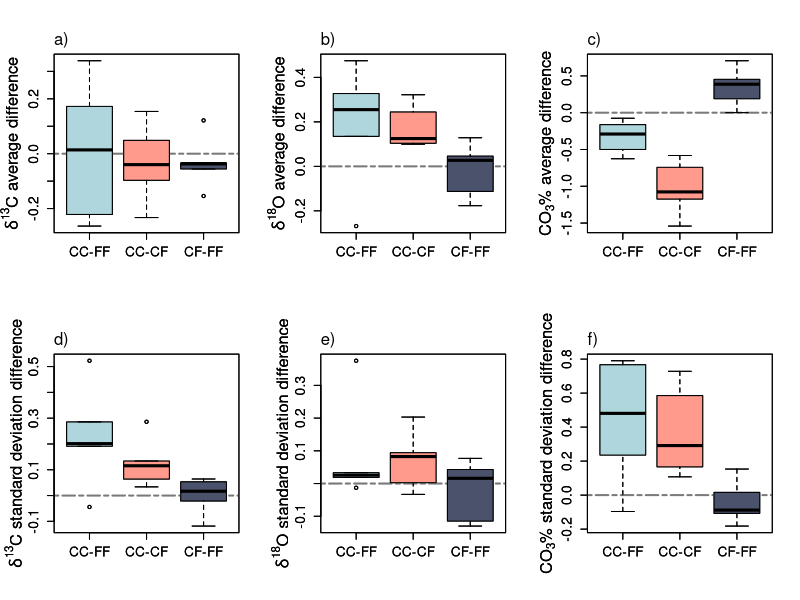

Source code (R):
library(readxl)
psdata <- read_excel("ParticleSizeExp1.xlsx")

library(tidyr)
library(dplyr)
library(data.table)

##Treated Coarse, Analyzed Coarse - Batch 1
B1.CC <- data.table(filter(psdata,Tooth=="A",Treat=="CC",Analysis=="1"))

##Treated Fine, Analyzed Fine - Batch 1
B1.FF <- data.table(filter(psdata,Tooth=="A",Treat=="FF",Analysis=="1"))

##Treated Coarse, Analyzed Fine - Batch 2
B2.CF <- data.table(filter(psdata,Tooth=="A",Treat=="CF",Analysis=="2"))

##Treated Fine, Analyzed Fine - Batch 2
B2.FF <- data.table(filter(psdata,Tooth=="A",Treat=="FF",Analysis=="2"))

##Treated Coarse, Analyzed Coarse - Batch 3
B3.CC <- data.table(filter(psdata,Tooth=="B",Treat=="CC",Analysis=="1"))

##Treated Coarse, Analyzed Fine - Batch 3
B3.CF <- data.table(filter(psdata,Tooth=="B",Treat=="CF",Analysis=="1"))


##Averages and standard deviations of triplicates
B1.CC[,"avgdc":=mean(dC),by="Tooth number"][,"avgdo":=mean(dO),by="Tooth number"][,"avgco3":=mean(CO3),by="Tooth number"][,"stdevdc":=sd(dC),by="Tooth number"][,"stdevdo":=sd(dO),by="Tooth number"][,"stdevco3":=sd(CO3),by="Tooth number"]

B1.FF[,"avgdc":=mean(dC),by="Tooth number"][,"avgdo":=mean(dO),by="Tooth number"][,"avgco3":=mean(CO3),by="Tooth number"][,"stdevdc":=sd(dC),by="Tooth number"][,"stdevdo":=sd(dO),by="Tooth number"][,"stdevco3":=sd(CO3),by="Tooth number"]

B2.CF[,"avgdc":=mean(dC),by="Tooth number"][,"avgdo":=mean(dO),by="Tooth number"][,"avgco3":=mean(CO3),by="Tooth number"][,"stdevdc":=sd(dC),by="Tooth number"][,"stdevdo":=sd(dO),by="Tooth number"][,"stdevco3":=sd(CO3),by="Tooth number"]

B2.FF[,"avgdc":=mean(dC),by="Tooth number"][,"avgdo":=mean(dO),by="Tooth number"][,"avgco3":=mean(CO3),by="Tooth number"][,"stdevdc":=sd(dC),by="Tooth number"][,"stdevdo":=sd(dO),by="Tooth number"][,"stdevco3":=sd(CO3),by="Tooth number"]

B3.CC[,"avgdc":=mean(dC),by="Tooth number"][,"avgdo":=mean(dO),by="Tooth number"][,"avgco3":=mean(CO3),by="Tooth number"][,"stdevdc":=sd(dC),by="Tooth number"][,"stdevdo":=sd(dO),by="Tooth number"][,"stdevco3":=sd(CO3),by="Tooth number"]

B3.CF[,"avgdc":=mean(dC),by="Tooth number"][,"avgdo":=mean(dO),by="Tooth number"][,"avgco3":=mean(CO3),by="Tooth number"][,"stdevdc":=sd(dC),by="Tooth number"][,"stdevdo":=sd(dO),by="Tooth number"][,"stdevco3":=sd(CO3),by="Tooth number"]


##Combine averages
avg.dc <- unique(data.table(B1.CC$`Tooth number`,B1.CC$avgdc,B1.FF$avgdc,B2.CF$avgdc,B2.FF$avgdc,
                            B3.CC$avgdc,B3.CF$avgdc))
setnames(avg.dc,c("V1","V2","V3","V4","V5","V6","V7"),
         c("Tooth","B1.CC","B1.FF","B2.CF","B2.FF","B3.CC","B3.CF"))


avg.do <- unique(data.table(B1.CC$`Tooth number`,B1.CC$avgdo,B1.FF$avgdo,B2.CF$avgdo,B2.FF$avgdo,
                            B3.CC$avgdo,B3.CF$avgdo))
setnames(avg.do,c("V1","V2","V3","V4","V5","V6","V7"),
         c("Tooth","B1.CC","B1.FF","B2.CF","B2.FF","B3.CC","B3.CF"))


avg.co3 <- unique(data.table(B1.CC$`Tooth number`,B1.CC$avgco3,B1.FF$avgco3,B2.CF$avgco3,B2.FF$avgco3,
                             B3.CC$avgco3,B3.CF$avgco3))
setnames(avg.co3,c("V1","V2","V3","V4","V5","V6","V7"),
         c("Tooth","B1.CC","B1.FF","B2.CF","B2.FF","B3.CC","B3.CF"))

##Combine standard deviations
stdev.dc <- unique(data.table(B1.CC$`Tooth number`,B1.CC$stdevdc,B1.FF$stdevdc,B2.CF$stdevdc,B2.FF$stdevdc,
                            B3.CC$stdevdc,B3.CF$stdevdc))
setnames(stdev.dc,c("V1","V2","V3","V4","V5","V6","V7"),
         c("Tooth","B1.CC","B1.FF","B2.CF","B2.FF","B3.CC","B3.CF"))


stdev.do <- unique(data.table(B1.CC$`Tooth number`,B1.CC$stdevdo,B1.FF$stdevdo,B2.CF$stdevdo,B2.FF$stdevdo,
                            B3.CC$stdevdo,B3.CF$stdevdo))
setnames(stdev.do,c("V1","V2","V3","V4","V5","V6","V7"),
         c("Tooth","B1.CC","B1.FF","B2.CF","B2.FF","B3.CC","B3.CF"))


stdev.co3 <- unique(data.table(B1.CC$`Tooth number`,B1.CC$stdevco3,B1.FF$stdevco3,B2.CF$stdevco3,B2.FF$stdevco3,
                             B3.CC$stdevco3,B3.CF$stdevco3))
setnames(stdev.co3,c("V1","V2","V3","V4","V5","V6","V7"),
         c("Tooth","B1.CC","B1.FF","B2.CF","B2.FF","B3.CC","B3.CF"))

##Difference from "controls" - Average
avg.dc$b1diff <- avg.dc$B1.CC - avg.dc$B1.FF
avg.dc$b2diff <- avg.dc$B2.CF - avg.dc$B2.FF
avg.dc$b3diff <- avg.dc$B3.CC - avg.dc$B3.CF

avg.do$b1diff <- avg.do$B1.CC - avg.do$B1.FF
avg.do$b2diff <- avg.do$B2.CF - avg.do$B2.FF
avg.do$b3diff <- avg.do$B3.CC - avg.do$B3.CF

avg.co3$b1diff <- avg.co3$B1.CC - avg.co3$B1.FF
avg.co3$b2diff <- avg.co3$B2.CF - avg.co3$B2.FF
avg.co3$b3diff <- avg.co3$B3.CC - avg.co3$B3.CF


##Difference from "controls" - Standard Deviation
stdev.dc$b1diff <- stdev.dc$B1.CC - stdev.dc$B1.FF
stdev.dc$b2diff <- stdev.dc$B2.CF - stdev.dc$B2.FF
stdev.dc$b3diff <- stdev.dc$B3.CC - stdev.dc$B3.CF

stdev.do$b1diff <- stdev.do$B1.CC - stdev.do$B1.FF
stdev.do$b2diff <- stdev.do$B2.CF - stdev.do$B2.FF
stdev.do$b3diff <- stdev.do$B3.CC - stdev.do$B3.CF

stdev.co3$b1diff <- stdev.co3$B1.CC - stdev.co3$B1.FF
stdev.co3$b2diff <- stdev.co3$B2.CF - stdev.co3$B2.FF
stdev.co3$b3diff <- stdev.co3$B3.CC - stdev.co3$B3.CF

library(grDevices)
##Boxplots - Averages
tiff("Figure4.tif", width = 1050, height = 700)
par(mfrow=c(2,3))
boxplot(avg.dc$b1diff,avg.dc$b3diff,avg.dc$b2diff,
        ylab = "",
        cex.axis = 1.25,
        at = c(1,2,3),
        names = c("CC-FF", "CC-CF", "CF-FF"),
        col = c("#aed6dc","#ff9a8d","#4a536b"))
title(ylab = expression(delta^{13}*'C average difference'), line = 2.25, cex.lab = 1.5)
abline(h=0, lty = 6, lwd = 2, col = "gray48")
boxplot(avg.dc$b1diff,avg.dc$b3diff,avg.dc$b2diff,
        ylab = "",
        cex.axis = 1.25,
        at = c(1,2,3),
        names = c("CC-FF", "CC-CF", "CF-FF"),
        col = c("#aed6dc","#ff9a8d","#4a536b"),
        add = TRUE)
title(ylab = expression(delta^{13}*'C average difference'), line = 2.25, cex.lab = 1.5)
mtext("a)", side = 3, line = 0.5, las = 1, adj = 0)

boxplot(avg.do$b1diff,avg.do$b3diff,avg.do$b2diff,
        ylab = "",
        cex.axis = 1.25,
        at = c(1,2,3),
        names = c("CC-FF", "CC-CF", "CF-FF"),
        col = c("#aed6dc","#ff9a8d","#4a536b"))
title(ylab = expression(delta^{18}*'O average difference'), line = 2.25, cex.lab = 1.5)
abline(h=0, lty = 6, lwd = 2, col = "gray48")
boxplot(avg.do$b1diff,avg.do$b3diff,avg.do$b2diff,
        ylab = "",
        cex.axis = 1.25,
        at = c(1,2,3),
        names = c("CC-FF", "CC-CF", "CF-FF"),
        col = c("#aed6dc","#ff9a8d","#4a536b"),
        add = TRUE)
title(ylab = expression(delta^{18}*'O average difference'), line = 2.25, cex.lab = 1.5)
mtext("b)", side = 3, line = 0.5, las = 1, adj = 0)

boxplot(avg.co3$b1diff,avg.co3$b3diff,avg.co3$b2diff,
        ylab = "",
        cex.axis = 1.25,
        at = c(1,2,3),
        names = c("CC-FF", "CC-CF", "CF-FF"),
        col = c("#aed6dc","#ff9a8d","#4a536b"))
title(ylab = expression('CO'[3]*'% average difference'), line = 2.25, cex.lab = 1.5)
abline(h=0, lty = 6, lwd = 2, col = "gray48")
boxplot(avg.co3$b1diff,avg.co3$b3diff,avg.co3$b2diff,
        ylab = "",
        cex.axis = 1.25,
        at = c(1,2,3),
        names = c("CC-FF", "CC-CF", "CF-FF"),
        col = c("#aed6dc","#ff9a8d","#4a536b"),
        add = TRUE)
title(ylab = expression('CO'[3]*'% average difference'), line = 2.25, cex.lab = 1.5)
mtext("c)", side = 3, line = 0.5, las = 1, adj = 0)

##Boxplots - Standard Deviations
boxplot(stdev.dc$b1diff,stdev.dc$b3diff,stdev.dc$b2diff,
        ylab = "",
        cex.axis = 1.25,
        at = c(1,2,3),
        names = c("CC-FF", "CC-CF", "CF-FF"),
        col = c("#aed6dc","#ff9a8d","#4a536b"))
title(ylab = expression(delta^{13}*'C standard deviation difference'), line = 2.25, cex.lab = 1.5)
abline(h=0, lty = 6, lwd = 2, col = "gray48")
boxplot(stdev.dc$b1diff,stdev.dc$b3diff,stdev.dc$b2diff,
        ylab = "",
        cex.axis = 1.25,
        at = c(1,2,3),
        names = c("CC-FF", "CC-CF", "CF-FF"),
        col = c("#aed6dc","#ff9a8d","#4a536b"),
        add = TRUE)
title(ylab = expression(delta^{13}*'C standard deviation difference'), line = 2.25, cex.lab = 1.5)
mtext("d)", side = 3, line = 0.5, las = 1, adj = 0)

boxplot(stdev.do$b1diff,stdev.do$b3diff,stdev.do$b2diff,
        ylab = "",
        cex.axis = 1.25,
        at = c(1,2,3),
        names = c("CC-FF", "CC-CF", "CF-FF"),
        col = c("#aed6dc","#ff9a8d","#4a536b"))
title(ylab = expression(delta^{18}*'O standard deviation difference'), line = 2.25, cex.lab = 1.5)
abline(h=0, lty = 6, lwd = 2, col = "gray48")
boxplot(stdev.do$b1diff,stdev.do$b3diff,stdev.do$b2diff,
        ylab = "",
        cex.axis = 1.25,
        at = c(1,2,3),
        names = c("CC-FF", "CC-CF", "CF-FF"),
        col = c("#aed6dc","#ff9a8d","#4a536b"),
        add = TRUE)
title(ylab = expression(delta^{18}*'O standard deviation difference'), line = 2.25, cex.lab = 1.5)
mtext("e)", side = 3, line = 0.5, las = 1, adj = 0)

boxplot(stdev.co3$b1diff,stdev.co3$b3diff,stdev.co3$b2diff,
        ylab = "",
        cex.axis = 1.25,
        at = c(1,2,3),
        names = c("CC-FF", "CC-CF", "CF-FF"),
        col = c("#aed6dc","#ff9a8d","#4a536b"))
title(ylab = expression('CO'[3]*'% standard deviation difference'), line = 2.25, cex.lab = 1.5)
abline(h=0, lty = 6, lwd = 2, col = "gray48")
boxplot(stdev.co3$b1diff,stdev.co3$b3diff,stdev.co3$b2diff,
        ylab = "",
        cex.axis = 1.25,
        at = c(1,2,3),
        names = c("CC-FF", "CC-CF", "CF-FF"),
        col = c("#aed6dc","#ff9a8d","#4a536b"),
        add = TRUE)
title(ylab = expression('CO'[3]*'% standard deviation difference'), line = 2.25, cex.lab = 1.5)
mtext("f)", side = 3, line = 0.5, las = 1, adj = 0)
dev.off()

##F-tests
b1b2.dc.ftest <- var.test(avg.dc$b1diff,avg.dc$b2diff)
b1b3.dc.ftest <- var.test(avg.dc$b1diff,avg.dc$b3diff)
b2b3.dc.ftest <- var.test(avg.dc$b2diff,avg.dc$b3diff)

b1b2.do.ftest <- var.test(avg.do$b1diff,avg.do$b2diff)
b1b3.do.ftest <- var.test(avg.do$b1diff,avg.do$b3diff)
b2b3.do.ftest <- var.test(avg.do$b2diff,avg.do$b3diff)

b1b2.co3.ftest <- var.test(avg.co3$b1diff,avg.co3$b2diff)
b1b3.co3.ftest <- var.test(avg.co3$b1diff,avg.co3$b3diff)
b2b3.co3.ftest <- var.test(avg.co3$b2diff,avg.co3$b3diff)


ftest.pvalues <- data.table(a=c("b1b2.dc","b1b3.dc","b2b3.dc",
                                "b1b2.do","b1b3.do","b2b3.do",
                                "b1b2.co3","b1b3.co3","b2b3.co3"),
                            pvalue=c(b1b2.dc.ftest$p.value,b1b3.dc.ftest$p.value,
                                     b2b3.dc.ftest$p.value,
                                     b1b2.do.ftest$p.value,b1b3.do.ftest$p.value,
                                     b2b3.do.ftest$p.value,
                                     b1b2.co3.ftest$p.value,b1b3.co3.ftest$p.value,
                                     b2b3.co3.ftest$p.value))
ftest.pvalues[pvalue < 0.05, sig:="significant"][pvalue > 0.1, sig:="not"]

sd(avg.dc$b1diff)-sd(avg.dc$b2diff)
sd(avg.do$b1diff)-sd(avg.do$b3diff)
sd(avg.do$b3diff)-sd(avg.do$b1diff)

##T-tests - Averages
b1.dc.avg.ttest <- t.test(avg.dc$B1.CC,avg.dc$B1.FF,paired=TRUE)
b2.dc.avg.ttest <- t.test(avg.dc$B2.CF,avg.dc$B2.FF,paired=TRUE)
b3.dc.avg.ttest <- t.test(avg.dc$B3.CC,avg.dc$B3.CF,paired=TRUE)

b1.do.avg.ttest <- t.test(avg.do$B1.CC,avg.do$B1.FF,paired=TRUE)
b2.do.avg.ttest <- t.test(avg.do$B2.CF,avg.do$B2.FF,paired=TRUE)
b3.do.avg.ttest <- t.test(avg.do$B3.CC,avg.do$B3.CF,paired=TRUE)

b1.co3.avg.ttest <- t.test(avg.co3$B1.CC,avg.co3$B1.FF,paired=TRUE)
b2.co3.avg.ttest <- t.test(avg.co3$B2.CF,avg.co3$B2.FF,paired=TRUE)
b3.co3.avg.ttest <- t.test(avg.co3$B3.CC,avg.co3$B3.CF,paired=TRUE)


ttest.avg.pvalues <- data.table(a=c("b1.dc","b2.dc","b3.dc",
                                    "b1.do","b2.do","b3.do",
                                    "b1.co3","b2.co3","b3.co3"),
                            pvalue=c(b1.dc.avg.ttest$p.value,b2.dc.avg.ttest$p.value,
                                     b3.dc.avg.ttest$p.value,
                                     b1.do.avg.ttest$p.value,b2.do.avg.ttest$p.value,
                                     b3.do.avg.ttest$p.value,
                                     b1.co3.avg.ttest$p.value,b2.co3.avg.ttest$p.value,
                                     b3.co3.avg.ttest$p.value),
                            estimate=c(b1.dc.avg.ttest$estimate,b2.dc.avg.ttest$estimate,
                                       b3.dc.avg.ttest$estimate,
                                       b1.do.avg.ttest$estimate,b2.do.avg.ttest$estimate,
                                       b3.do.avg.ttest$estimate,
                                       b1.co3.avg.ttest$estimate,b2.co3.avg.ttest$estimate,
                                       b3.co3.avg.ttest$estimate))
ttest.avg.pvalues[pvalue < 0.05, sig:="significant"][pvalue > 0.1, sig:="not"]


##T-tests - Standard deviations
b1.dc.stdev.ttest <- t.test(stdev.dc$B1.CC,stdev.dc$B1.FF,paired=TRUE)
b2.dc.stdev.ttest <- t.test(stdev.dc$B2.CF,stdev.dc$B2.FF,paired=TRUE)
b3.dc.stdev.ttest <- t.test(stdev.dc$B3.CC,stdev.dc$B3.CF,paired=TRUE)

b1.do.stdev.ttest <- t.test(stdev.do$B1.CC,stdev.do$B1.FF,paired=TRUE)
b2.do.stdev.ttest <- t.test(stdev.do$B2.CF,stdev.do$B2.FF,paired=TRUE)
b3.do.stdev.ttest <- t.test(stdev.do$B3.CC,stdev.do$B3.CF,paired=TRUE)

b1.co3.stdev.ttest <- t.test(stdev.co3$B1.CC,stdev.co3$B1.FF,paired=TRUE)
b2.co3.stdev.ttest <- t.test(stdev.co3$B2.CF,stdev.co3$B2.FF,paired=TRUE)
b3.co3.stdev.ttest <- t.test(stdev.co3$B3.CC,stdev.co3$B3.CF,paired=TRUE)



ttest.stdev.pvalues <- data.table(a=c("b1.dc","b2.dc","b3.dc",
                                    "b1.do","b2.do","b3.do",
                                    "b1.co3","b2.co3","b3.co3"),
                                pvalue=c(b1.dc.stdev.ttest$p.value,b2.dc.stdev.ttest$p.value,
                                         b3.dc.stdev.ttest$p.value,
                                         b1.do.stdev.ttest$p.value,b2.do.stdev.ttest$p.value,
                                         b3.do.stdev.ttest$p.value,
                                         b1.co3.stdev.ttest$p.value,b2.co3.stdev.ttest$p.value,
                                         b3.co3.stdev.ttest$p.value),
                                estimate=c(b1.dc.stdev.ttest$estimate,b2.dc.stdev.ttest$estimate,
                                           b3.dc.stdev.ttest$estimate,
                                           b1.do.stdev.ttest$estimate,b2.do.stdev.ttest$estimate,
                                           b3.do.stdev.ttest$estimate,
                                           b1.co3.stdev.ttest$estimate,b2.co3.stdev.ttest$estimate,
                                           b3.co3.stdev.ttest$estimate))
ttest.stdev.pvalues[pvalue < 0.05, sig:="significant"][pvalue > 0.1, sig:="not"]


